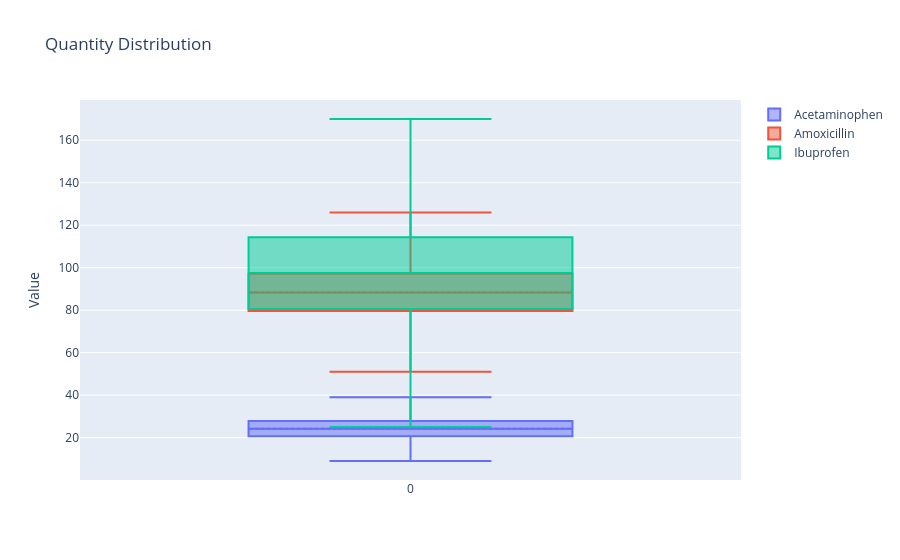

The cell this chart's notebook holds for it:
### Code cell
# Plot mock quantity distribution
fig_mock_qty = plot_drug_diagnostics(mock_sr, check="quantity")
fig_mock_qty.show()

### Figure 1 — Plotly figure (JSON) as saved in the notebook; plotly's stock layout.template omitted (floating-point values rounded to 4 significant figures)
{"data": [{"boxpoints": false, "lowerfence": [9.0], "mean": [24.23], "median": [24.2], "name": "Acetaminophen", "q1": [20.7], "q3": [27.8], "type": "box", "upperfence": [39.0]}, {"boxpoints": false, "lowerfence": [51.0], "mean": [88.35], "median": [88.3], "name": "Amoxicillin", "q1": [79.6], "q3": [97.1], "type": "box", "upperfence": [126.0]}, {"boxpoints": false, "lowerfence": [25.0], "mean": [97.47], "median": [97.5], "name": "Ibuprofen", "q1": [80.6], "q3": [114.3], "type": "box", "upperfence": [170.0]}], "layout": {"title": {"text": "Quantity Distribution"}, "yaxis": {"title": {"text": "Value"}}}}
